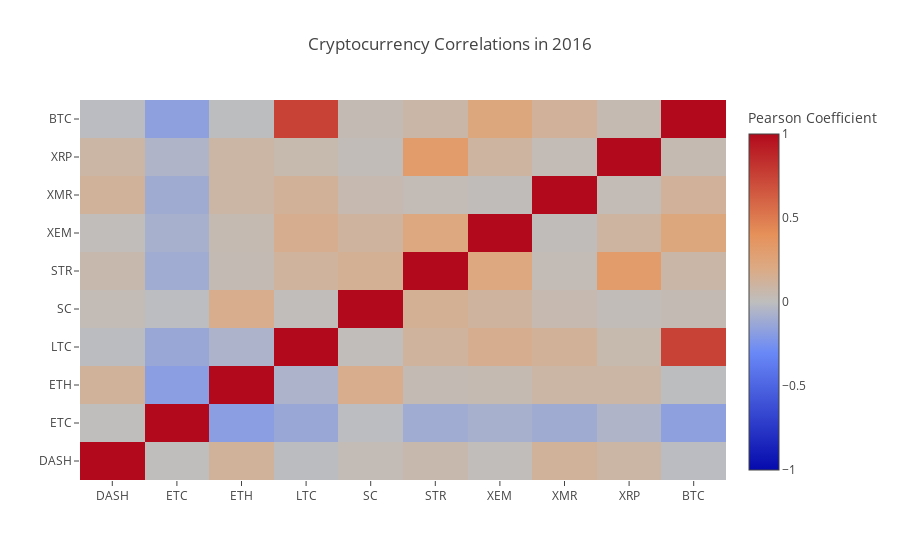

Notebook cell for this chart:
### Code cell
correlation_heatmap(combined_df_2016.pct_change(), "Cryptocurrency Correlations in 2016")
